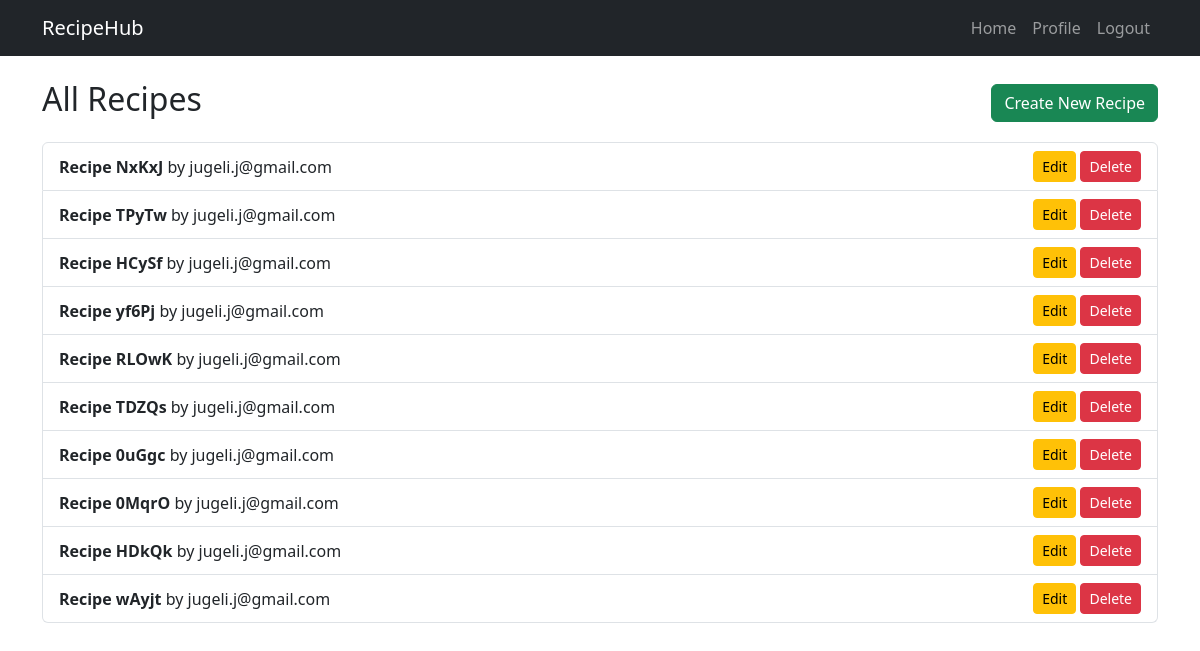
Screenshot of / (signed in) with the database file from the repository.
### recipes/models.py (models this page shows, shortened)
class Recipe(models.Model):
    title = models.CharField(max_length=200)
    description = models.TextField()
    author = models.ForeignKey(CustomUser, on_delete=models.CASCADE)
    cooking_time = models.IntegerField(default=10)
    created_at = models.DateTimeField(auto_now_add=True)

### users/models.py (models this page shows, shortened)
class CustomUser(AbstractBaseUser, PermissionsMixin):
    email = models.EmailField(unique=True)
    is_active = models.BooleanField(default=True)
    is_staff = models.BooleanField(default=False)
    date_joined = models.DateTimeField(auto_now_add=True)
    USERNAME_FIELD = 'email'
    REQUIRED_FIELDS = []
    objects = UserManager()

### recipes/views.py (the view)
# urls.py: path('', views.home_view, name="home"),
@login_required
def home_view(request):
    recipes = Recipe.objects.all()
    return render(request, "recipes/home.html", {"recipes": recipes})

### recipes/templates/recipes/home.html (shortened to what this page needs)
{% extends "base.html" %}
{% block content %}
<div class="d-flex justify-content-between align-items-center">
    <h2>All Recipes</h2>
    <a href="{% url 'recipes:recipe_create' %}" class="btn btn-success">Create New Recipe</a>
</div>
<ul class="list-group mt-3">
    {% for recipe in recipes %}
    <li class="list-group-item d-flex justify-content-between align-items-center">
        <div>
            <strong>{{ recipe.title }}</strong> by {{ recipe.author.email }}
        </div>
        <div>
            <a href="{% url 'recipes:recipe_update' recipe.pk %}" class="btn btn-sm btn-warning">Edit</a>
            <a href="{% url 'recipes:recipe_delete' recipe.pk %}" class="btn btn-sm btn-danger">Delete</a>
        </div>
    </li>
    {% empty %}
    <li class="list-group-item">No recipes yet.</li>
    {% endfor %}
</ul>
{% endblock %}

### templates/base.html (shortened to what this page needs)
{% load static %}
<!DOCTYPE html>
<html lang="en">
<head>
    <link href="https://cdn.jsdelivr.net/npm/bootstrap@5.3.2/dist/css/bootstrap.min.css" rel="stylesheet">
</head>
<body>
    <nav class="navbar navbar-expand-lg navbar-dark bg-dark mb-4">
        <div class="container">
            <a class="navbar-brand" href="{% url 'recipes:home' %}">RecipeHub</a>
            <div class="collapse navbar-collapse" id="navbarNav">
                <ul class="navbar-nav ms-auto">
                    {% if user.is_authenticated %}
                        <li class="nav-item"><a class="nav-link" href="{% url 'recipes:home' %}">Home</a></li>
                        <li class="nav-item"><a class="nav-link" href="{% url 'users:profile' %}">Profile</a></li>
                        <li class="nav-item"><a class="nav-link" href="{% url 'users:logout' %}">Logout</a></li>
                    {% else %}
                        <li class="nav-item"><a class="nav-link" href="{% url 'users:login' %}">Login</a></li>
                        <li class="nav-item"><a class="nav-link" href="{% url 'users:register' %}">Register</a></li>
                    {% endif %}
                </ul>
            </div>
        </div>
    </nav>
    <div class="container">
        {% block content %}{% endblock %}
    </div>
</body>
</html>

### rows the page displays
Recipe: title "Recipe NxKxJ", author.email "jugeli.j@gmail.com"
Recipe: title "Recipe TPyTw", author.email "jugeli.j@gmail.com"
Recipe: title "Recipe HCySf", author.email "jugeli.j@gmail.com"
Recipe: title "Recipe yf6Pj", author.email "jugeli.j@gmail.com"
Recipe: title "Recipe RLOwK", author.email "jugeli.j@gmail.com"
Recipe: title "Recipe TDZQs", author.email "jugeli.j@gmail.com"
Recipe: title "Recipe 0uGgc", author.email "jugeli.j@gmail.com"
Recipe: title "Recipe 0MqrO", author.email "jugeli.j@gmail.com"
Recipe: title "Recipe HDkQk", author.email "jugeli.j@gmail.com"
Recipe: title "Recipe wAyjt", author.email "jugeli.j@gmail.com"
